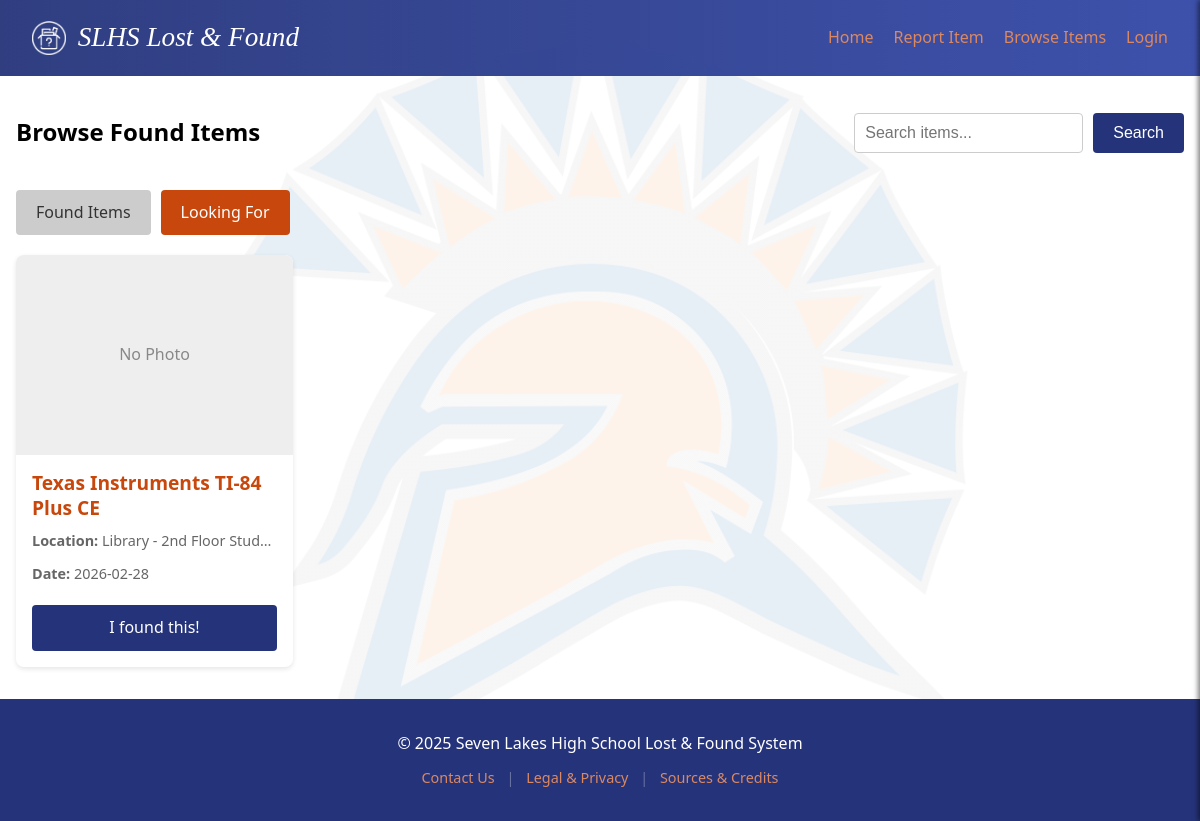
The app's page /items?type=lost&q= with its own data.
### tables this page shows
CREATE TABLE items (
                id INTEGER PRIMARY KEY AUTOINCREMENT,
                report_type TEXT NOT NULL DEFAULT 'found',
                title TEXT NOT NULL,
                description TEXT NOT NULL,
                location TEXT NOT NULL,
                date_found TEXT NOT NULL,
                contact_info TEXT NOT NULL, 
                image_file TEXT,
                status TEXT DEFAULT 'pending' 
            );

### app.py (the view)
@app.route('/items')
def items():
    query = request.args.get('q', '')
    report_type = request.args.get('type', 'found')
    db = get_db()
    if query:
        search_term = f"%{query}%"
        items = db.execute(
            'SELECT * FROM items WHERE status = "approved" AND report_type = ? AND (title LIKE ? OR description LIKE ? OR location LIKE ?)',
            (report_type, search_term, search_term, search_term)
        ).fetchall()
    else:
        items = db.execute('SELECT * FROM items WHERE status = "approved" AND report_type = ? ORDER BY id DESC', (report_type,)).fetchall()
    return render_template('items.html', items=items, query=query, current_type=report_type)

### app.py (called while the page is built)
def get_db():
    db = getattr(g, '_database', None)
    if db is None:
        db = g._database = sqlite3.connect(DATABASE)
        db.row_factory = sqlite3.Row  # Access columns by name
    return db

@app.teardown_appcontext
def close_connection(exception):
    db = getattr(g, '_database', None)
    if db is not None:
        db.close()

### templates/items.html (shortened to what this page needs)
{% extends 'base.html' %}
{% block content %}
<div class="browse-header">
    <h2 class="page-title">Browse Found Items</h2>
    <div class="search-container">
        <form action="{{ url_for('items') }}" method="get" class="search-form" id="searchForm">
            <input type="text" name="q" placeholder="Search items..." value="{{ query }}">
            <button type="submit" class="btn">Search</button>
        </form>
    </div>
</div>
<div class="toggle-tabs" role="tablist">
    <a href="{{ url_for('items', type='found', q=query) }}" class="btn {% if current_type == 'found' %}active{% endif %}" role="tab">Found Items</a>
    <a href="{{ url_for('items', type='lost', q=query) }}" class="btn {% if current_type == 'lost' %}active{% endif %}" role="tab">Looking For</a>
</div>
<div class="item-grid">
    {% for item in items %}
    <div class="item-card">
        {% if item.image_file %}
            <img src="{{ url_for('static', filename='uploads/' + item.image_file) }}" alt="{{ item.title }}" class="item-image">
        {% else %}
            <div class="item-image" style="display:flex;align-items:center;justify-content:center;color:#888;">No Photo</div>
        {% endif %}
        <div class="item-details">
            <h3 class="item-title">{{ item.title }}</h3>
            <p class="meta"><strong>Location:</strong> {{ item.location }}</p>
            <p class="meta"><strong>Date:</strong> {{ item.date_found }}</p>
            <a href="{{ url_for('item_detail', id=item.id) }}" class="btn" style="width: 100%; text-align: center; margin-top: 10px;">
                {% if current_type == 'found' %}Is this yours?{% else %}I found this!{% endif %}
            </a>
        </div>
    </div>
    {% else %}
        <p>No items found matching your criteria in this category.</p>
    {% endfor %}
</div>
{% endblock %}

### static/style.css (style rules this page uses)
:root { --primary: #c7470c; --secondary: #25347a; --accent: #e74c3c; --light: #dc8861; --dark: #25347a; --text-color: black; --font-main: 'Segoe UI', Tahoma, Geneva, Verdana, sans-serif; --font-title: 'Bitter', serif; }
* { box-sizing: border-box; margin: 0; padding: 0; }
body { font-family: var(--font-main); color: var(--text-color); line-height: 1.6; display: flex; flex-direction: column; min-height: 100vh; overflow-x: hidden; background-image: linear-gradient(rgba(255, 255, 255, 0.90), rgba(255, 255, 255, 0.90)), url('seven_lakes_logo.png'); background-size: cover; background-position: center; background-attachment: fixed; background-repeat: no-repeat; }
input[type="text"], input[type="date"], input[type="password"], textarea, select { width: 100%; padding: 10px; border: 1px solid #ccc; border-radius: 4px; font-size: 1rem; }
button.btn, .btn { display: inline-block; background-color: var(--secondary); color: white; padding: 10px 20px; border: none; border-radius: 4px; cursor: pointer; text-decoration: none; font-size: 1rem; transition: background 0.3s; }
.toggle-tabs { display: flex; gap: 10px; margin-bottom: 20px; }
.toggle-tabs .btn { background-color: #ccc; color: #333; }
.toggle-tabs .btn.active { background-color: var(--primary); color: white; }
.item-grid { display: grid; grid-template-columns: repeat(auto-fill, minmax(250px, 1fr)); gap: 20px; margin-top: 1rem; }
.item-card { background: white; border-radius: 8px; overflow: hidden; box-shadow: 0 2px 5px rgba(0,0,0,0.1); transition: transform 0.2s; display: flex; flex-direction: column; }
.item-image { width: 100%; height: 200px; object-fit: cover; background-color: #eee; }
.item-details { padding: 1rem; display: flex; flex-direction: column; flex: 1; }
.item-title { font-size: 1.2rem; margin-bottom: 0.5rem; color: var(--primary); display: -webkit-box; -webkit-line-clamp: 2; line-clamp: 2; -webkit-box-orient: vertical; overflow: hidden; text-overflow: ellipsis; line-height: 1.3; height: 2.6em; word-break: break-word; overflow-wrap: break-word; }
.meta { font-size: 0.9rem; color: #666; margin-bottom: 10px; white-space: nowrap; overflow: hidden; text-overflow: ellipsis; display: block; }
.item-details .btn { margin-top: auto; }
.browse-header { display: flex; justify-content: space-between; align-items: center; margin-bottom: 2rem; position: relative; min-height: 50px; }
.search-form { display: flex; gap: 10px; }

### records on screen
items: title "Texas Instruments TI-84 Plus CE", location "Library - 2nd Floor Stud…", date_found "2026-02-28"
